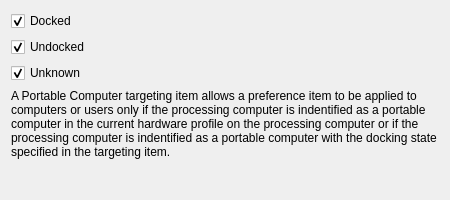
<?xml version="1.0" encoding="UTF-8"?>
<ui version="4.0">
 <class>PortableComputerWidget</class>
 <widget class="QWidget" name="PortableComputerWidget">
  <property name="geometry">
   <rect>
    <x>0</x>
    <y>0</y>
    <width>450</width>
    <height>200</height>
   </rect>
  </property>
  <property name="sizePolicy">
   <sizepolicy hsizetype="Maximum" vsizetype="Preferred">
    <horstretch>0</horstretch>
    <verstretch>0</verstretch>
   </sizepolicy>
  </property>
  <property name="minimumSize">
   <size>
    <width>450</width>
    <height>200</height>
   </size>
  </property>
  <property name="windowTitle">
   <string>Form</string>
  </property>
  <layout class="QGridLayout" name="gridLayout">
   <item row="0" column="0">
    <widget class="QCheckBox" name="dockedCheckBox">
     <property name="text">
      <string>Docked</string>
     </property>
     <property name="checked">
      <bool>true</bool>
     </property>
    </widget>
   </item>
   <item row="1" column="0">
    <widget class="QCheckBox" name="undockedCheckBox">
     <property name="text">
      <string>Undocked</string>
     </property>
     <property name="checked">
      <bool>true</bool>
     </property>
    </widget>
   </item>
   <item row="3" column="0" colspan="2">
    <widget class="QLabel" name="label">
     <property name="text">
      <string>&lt;html&gt;&lt;head/&gt;&lt;body&gt;&lt;p&gt;A Portable Computer targeting item allows a preference item to be applied to computers or users only if the processing computer is indentified as a portable computer in the current hardware profile on the processing computer or if the processing computer is indentified as a portable computer with the docking state specified in the targeting item.&lt;/p&gt;&lt;/body&gt;&lt;/html&gt;</string>
     </property>
     <property name="wordWrap">
      <bool>true</bool>
     </property>
    </widget>
   </item>
   <item row="4" column="0" colspan="2">
    <spacer name="verticalSpacer">
     <property name="orientation">
      <enum>Qt::Vertical</enum>
     </property>
     <property name="sizeHint" stdset="0">
      <size>
       <width>558</width>
       <height>137</height>
      </size>
     </property>
    </spacer>
   </item>
   <item row="2" column="0">
    <widget class="QCheckBox" name="noCheckBox">
     <property name="text">
      <string>Unknown</string>
     </property>
     <property name="checked">
      <bool>true</bool>
     </property>
    </widget>
   </item>
  </layout>
 </widget>
 <resources/>
 <connections/>
</ui>
